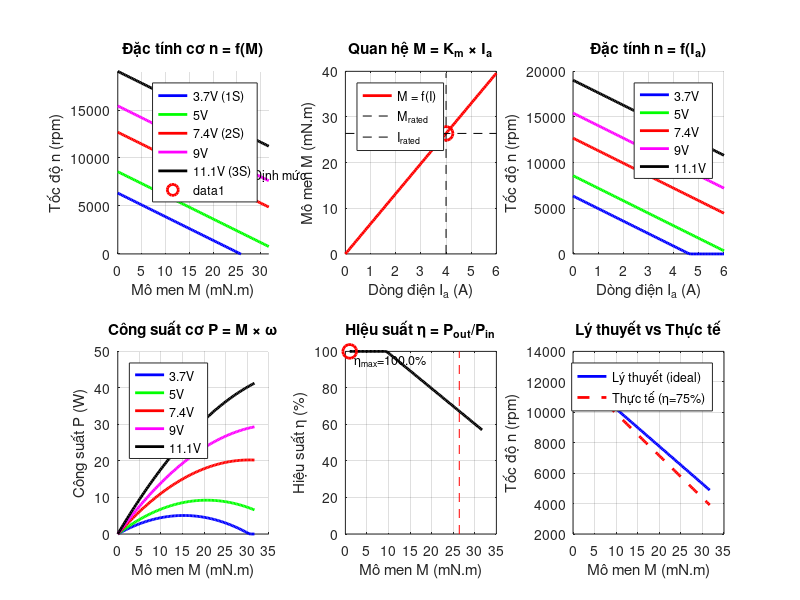

The MATLAB source for this figure:
%% MÔ PHỎNG ĐẶC TÍNH CƠ ĐỘNG CƠ DC
% Phân tích chi tiết đặc tính cơ n = f(M) và n = f(I)
% Tác giả: Hệ thống điều khiển máy xúc Huina 1592
% Ngày: 10/2025

clc; clear all; close all;

%% ========== THÔNG SỐ ==========

fprintf('========== ĐẶC TÍNH CƠ ĐỘNG CƠ 540/550 ==========\n\n');

% Thông số động cơ
U_rated = 7.4;          % Điện áp định mức [V]
I_rated = 4;            % Dòng định mức [A]
n_no_load = 12000;      % Tốc độ không tải [rpm]
n_rated = 8000;         % Tốc độ định mức [rpm]
R_a = 0.8;              % Điện trở [Ohm]
K_e = 0.00557;          % Hằng số EMF [V/(rad/s)]
K_m = 0.0066;           % Hằng số mô men [N.m/A]

omega_rated = n_rated * 2*pi/60;
M_rated = K_m * I_rated;

fprintf('Thông số động cơ:\n');
fprintf('  U = %.1f V\n', U_rated);
fprintf('  I_rated = %.0f A\n', I_rated);
fprintf('  n_no_load = %.0f rpm\n', n_no_load);
fprintf('  n_rated = %.0f rpm\n', n_rated);
fprintf('  M_rated = %.2f mN.m\n', M_rated*1000);
fprintf('  R_a = %.2f Ω\n', R_a);
fprintf('  K_e = %.5f V/(rad/s)\n', K_e);
fprintf('  K_m = %.5f N.m/A\n', K_m);
fprintf('\n');

%% ========== TÍNH TOÁN ĐẶC TÍNH TỰ NHIÊN ==========

% Tốc độ không tải (lý thuyết)
n_0_theory = U_rated / (K_e * 2*pi/60);

% Độ dốc đặc tính
delta_n = (R_a * 60) / (K_e^2 * 2*pi);

fprintf('Tính toán đặc tính:\n');
fprintf('  n_0 (lý thuyết): %.0f rpm\n', n_0_theory);
fprintf('  Độ dốc Δn: %.0f rpm/(N.m)\n', delta_n);
fprintf('\n');

% Dải mô men 0 → quá tải 120%
M_range = linspace(0, M_rated*1.2, 100);

% Đặc tính tự nhiên với các điện áp
U_levels = [3.7, 5.0, 7.4, 9.0, 11.1];
colors = {'b', 'g', 'r', 'm', 'k'};

figure('Name', 'Đặc tính cơ', 'Position', [50, 50, 1400, 900]);

%% ========== Subplot 1: n = f(M) với các điện áp ==========
subplot(2, 3, 1);
hold on;
for i = 1:length(U_levels)
    U = U_levels(i);
    n_0 = U / (K_e * 2*pi/60);
    n = n_0 - delta_n * M_range;
    
    plot(M_range*1000, n, colors{i}, 'LineWidth', 2);
end
grid on;
xlabel('Mô men M (mN.m)');
ylabel('Tốc độ n (rpm)');
title('Đặc tính cơ n = f(M)');
legend('3.7V (1S)', '5V', '7.4V (2S)', '9V', '11.1V (3S)', 'Location', 'Northeast');
xlim([0 M_rated*1.2*1000]);
ylim([0 n_0_theory*1.5]);

% Đánh dấu điểm định mức
plot(M_rated*1000, n_rated, 'ro', 'MarkerSize', 10, 'LineWidth', 2);
text(M_rated*1000+2, n_rated+200, 'Định mức', 'FontSize', 9);

%% ========== Subplot 2: M = f(I) ==========
subplot(2, 3, 2);
I_range = linspace(0, I_rated*1.5, 100);
M_theory = K_m * I_range;

plot(I_range, M_theory*1000, 'r-', 'LineWidth', 2);
hold on;
plot([0 I_rated*1.5], [M_rated*1000 M_rated*1000], 'k--');
plot([I_rated I_rated], [0 M_rated*1.5*1000], 'k--');
plot(I_rated, M_rated*1000, 'ro', 'MarkerSize', 10, 'LineWidth', 2);
grid on;
xlabel('Dòng điện I_a (A)');
ylabel('Mô men M (mN.m)');
title('Quan hệ M = K_m × I_a');
legend('M = f(I)', 'M_{rated}', 'I_{rated}', 'Location', 'Northwest');

%% ========== Subplot 3: n = f(I) ==========
subplot(2, 3, 3);
hold on;
for i = 1:length(U_levels)
    U = U_levels(i);
    n = (U - I_range * R_a) / (K_e * 2*pi/60);
    n(n<0) = 0;  % Không cho âm
    
    plot(I_range, n, colors{i}, 'LineWidth', 2);
end
grid on;
xlabel('Dòng điện I_a (A)');
ylabel('Tốc độ n (rpm)');
title('Đặc tính n = f(I_a)');
legend('3.7V', '5V', '7.4V', '9V', '11.1V', 'Location', 'Northeast');

%% ========== Subplot 4: Công suất P = f(M) ==========
subplot(2, 3, 4);
hold on;
for i = 1:length(U_levels)
    U = U_levels(i);
    n_vals = (U - (M_range/K_m) * R_a) / (K_e * 2*pi/60);
    n_vals(n_vals<0) = 0;
    omega_vals = n_vals * 2*pi/60;
    P_out = M_range .* omega_vals;
    
    plot(M_range*1000, P_out, colors{i}, 'LineWidth', 2);
end
grid on;
xlabel('Mô men M (mN.m)');
ylabel('Công suất P (W)');
title('Công suất cơ P = M × ω');
legend('3.7V', '5V', '7.4V', '9V', '11.1V', 'Location', 'Northwest');

%% ========== Subplot 5: Hiệu suất η = f(M) ==========
subplot(2, 3, 5);
M_calc = linspace(0.001, M_rated*1.2, 100);  % Tránh chia 0
I_calc = M_calc / K_m;
omega_calc = (U_rated - I_calc * R_a) / K_e;
omega_calc(omega_calc<0) = 0;

P_out = M_calc .* omega_calc;
P_in = U_rated * I_calc;
eta = P_out ./ P_in * 100;
eta(eta<0) = 0;
eta(eta>100) = 100;

plot(M_calc*1000, eta, 'k-', 'LineWidth', 2);
hold on;
plot([M_rated*1000 M_rated*1000], [0 100], 'r--');
grid on;
xlabel('Mô men M (mN.m)');
ylabel('Hiệu suất η (%)');
title('Hiệu suất η = P_{out}/P_{in}');
ylim([0 100]);

% Tìm hiệu suất max
[eta_max, idx_max] = max(eta);
plot(M_calc(idx_max)*1000, eta_max, 'ro', 'MarkerSize', 10, 'LineWidth', 2);
text(M_calc(idx_max)*1000+1, eta_max-5, sprintf('η_{max}=%.1f%%', eta_max), 'FontSize', 9);

%% ========== Subplot 6: So sánh lý thuyết vs thực tế ==========
subplot(2, 3, 6);

% Lý thuyết (không ma sát)
n_theory = n_0_theory - delta_n * M_range;

% Thực tế (có ma sát, tổn thất)
eta_avg = 0.75;  % Hiệu suất trung bình
I_real = M_range / (K_m * eta_avg);
n_real = (U_rated - I_real * R_a) / (K_e * 2*pi/60);
n_real(n_real<0) = 0;

plot(M_range*1000, n_theory, 'b-', 'LineWidth', 2);
hold on;
plot(M_range*1000, n_real, 'r--', 'LineWidth', 2);
grid on;
xlabel('Mô men M (mN.m)');
ylabel('Tốc độ n (rpm)');
title('Lý thuyết vs Thực tế');
legend('Lý thuyết (ideal)', 'Thực tế (η=75%)', 'Location', 'Northeast');

%% ========== PHÂN TÍCH ==========

fprintf('========== PHÂN TÍCH ĐẶC TÍNH ==========\n\n');

fprintf('ĐIỂM ĐẶC BIỆT:\n');
fprintf('  Tốc độ không tải: %.0f rpm\n', n_0_theory);
fprintf('  Tốc độ định mức: %.0f rpm (%.1f%% n_0)\n', n_rated, n_rated/n_0_theory*100);
fprintf('  Mô men định mức: %.2f mN.m\n', M_rated*1000);
fprintf('  Mô men khởi động max: %.2f mN.m (@ I=8A)\n', K_m*8*1000);
fprintf('\n');

fprintf('ĐỘ SỤT TỐC:\n');
n_0_to_rated = (n_0_theory - n_rated) / n_0_theory * 100;
fprintf('  Từ không tải → định mức: %.1f%%\n', n_0_to_rated);
fprintf('  Độ dốc: %.0f rpm/(N.m)\n', delta_n);
fprintf('\n');

fprintf('CÔNG SUẤT:\n');
P_rated_calc = M_rated * omega_rated;
fprintf('  P @ định mức: %.1f W\n', P_rated_calc);
fprintf('  P max (ước tính): %.1f W (@ 50%% n_0)\n', max(P_out));
fprintf('\n');

fprintf('HIỆU SUẤT:\n');
fprintf('  η max: %.1f%% (@ M=%.1f mN.m)\n', eta_max, M_calc(idx_max)*1000);
fprintf('  η @ định mức: %.1f%%\n', eta(find(M_calc>=M_rated, 1)));
fprintf('\n');

fprintf('KHUYẾN NGHỊ VẬN HÀNH:\n');
fprintf('  Vùng làm việc tốt: M = %.1f - %.1f mN.m\n', ...
    M_rated*0.3*1000, M_rated*0.8*1000);
fprintf('  Vùng hiệu suất cao: M = %.1f - %.1f mN.m (η > 70%%)\n', ...
    M_calc(find(eta>70, 1))*1000, M_calc(find(eta>70, 1, 'last'))*1000);
fprintf('  Tránh quá tải: M < %.1f mN.m\n', M_rated*1.2*1000);
fprintf('\n');

%% ========== BẢO VỆ VÀ GIỚI HẠN ==========

fprintf('GIỚI HẠN AN TOÀN:\n');
fprintf('  Dòng max liên tục: %.0f A\n', I_rated);
fprintf('  Dòng max tức thời: %.0f A (10s)\n', I_rated*2);
fprintf('  Mô men max: %.1f mN.m\n', M_rated*1.2*1000);
fprintf('  Tốc độ max: %.0f rpm\n', n_0_theory);
fprintf('  Nhiệt độ max: 80°C\n');
fprintf('\n');

fprintf('========================================\n');

%% ========== LƯU KẾT QUẢ ==========

saveas(gcf, 'dac_tinh_co_dong_co.png');
fprintf('\nĐã lưu: dac_tinh_co_dong_co.png\n');

% Lưu dữ liệu
data.M_range = M_range;
data.U_levels = U_levels;
data.n_0_theory = n_0_theory;
data.delta_n = delta_n;
data.eta_max = eta_max;
data.M_at_eta_max = M_calc(idx_max);
save('data_dac_tinh_co.mat', 'data');
fprintf('Đã lưu: data_dac_tinh_co.mat\n');

